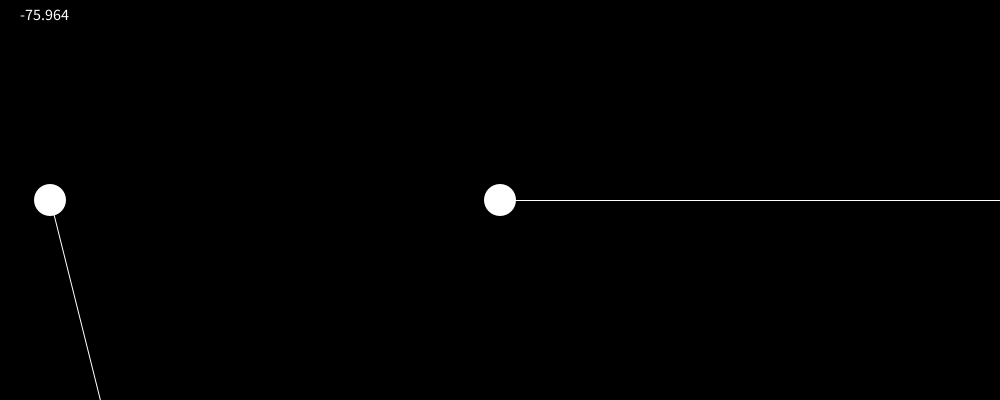
Frame 1 (no input)
Frame 60 (the mouse pressed at the canvas centre just before this capture): identical to frame 1, image omitted
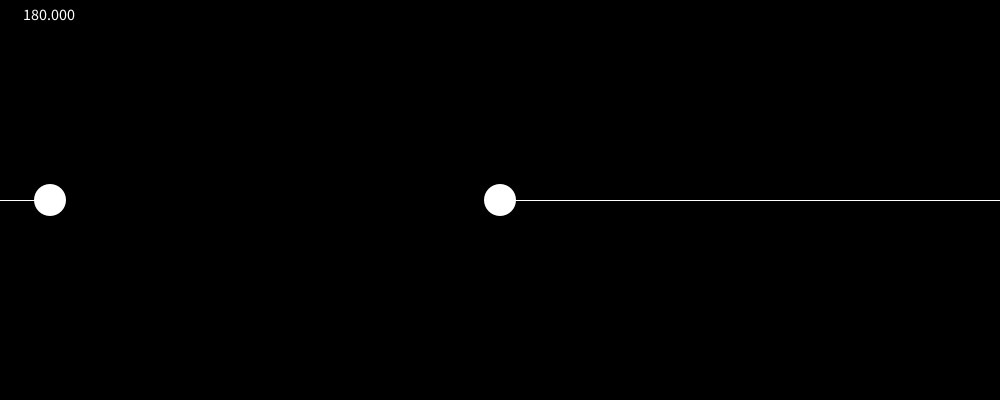
Frame 120 (the mouse held since frame 60 and released just before this capture)

The Processing sketch that drew these frames (run headless with seeded random() and noise(); from frame 60 on, the mouse is pressed at the canvas centre):

// Processing sketch: simple_billiard
// ── simple_billiard.pde
Ball target;
Ball player;
PVector mouseV;
PVector playerXline;
PVector opposite;
PVector jinhang;
float angle;

void setup()
{
	size(1000, 400);
	textSize(16);
	target = new Ball(width / 2, height / 2, 16);
	player = new Ball(50, height / 2, 16);
	noStroke();
}
void draw()
{
	background(0);
	stroke(255);
	fill(255);
	line(width / 2, height / 2, width, height / 2);
	mouseV = new PVector(mouseX, mouseY);
	playerXline = new PVector(width, player.pos.y).sub(player.pos);
	getOpposite();
	//line(mouseX, mouseY, player.pos.x, player.pos.y);
	if (!player.forceApplied)
	{
		line(opposite.x, opposite.y,
		     player.pos.x, player.pos.y);
		angle = atan2(player.pos.y - opposite.y, opposite.x - player.pos.x);
	}
	else
	{
		if (player.vel.mag() > 0)
		{
			jinhang = player.vel.copy();
			jinhang.setMag(10000);
			jinhang.add(player.pos);
			stroke(255, 255, 0);
			//point(player.pos.x + jinhang.x, player.pos.y + jinhang.y);
			line(player.pos.x, player.pos.y, jinhang.x, jinhang.y);
			angle = -atan2(player.pos.y - target.pos.y, player.pos.x - target.pos.x);
		}
	}
	text(degrees(angle), 20, 20);
	if (player.vel.mag() > 0)
	{
		println("player vel " + player.vel);
	}
	//line(0, player.pos.y, width, player.pos.y);
	player.collide(target);
	//target.collide(player);
	target.update();
	player.update();
	target.show();
	player.show();
}

void getOpposite()
{
	opposite = PVector.sub(player.pos, mouseV);
	opposite.setMag(10000);
	opposite.add(player.pos);
}

void mouseClicked()
{
	if (mouseButton == LEFT)
	{
		PVector force = PVector.sub(player.pos, mouseV);
		//force.normalize();
		force.mult(300);
		println("click");
		println(force);
		player.applyForce(force);
	}
	if (mouseButton == RIGHT)
	{
    loop();
		target.vel.mult(0);
		player.vel.mult(0);
		target.pos.set(new PVector(width / 2, height / 2));
		player.pos.set(new PVector(50, height / 2));
		player.forceApplied = false;
	}
}

// ── Ball.pde
class Ball
{
	PVector pos;
	PVector vel;
	PVector acc;
	Boolean forceApplied, stopped;
	float size;
	float mass;

	Ball(float x, float y, float r)
	{
		pos = new PVector(x, y);
		vel = new PVector(0, 0);
		acc = new PVector();
		size = r * 2;
		mass = sq(size) / QUARTER_PI;
		forceApplied = false;
		stopped = false;
	}

	void update()
	{
		vel.add(acc);
		pos.add(vel);
		acc.mult(0);

		float r = size / 2;

		if (pos.x - r < 0 || pos.x + r > width)
		{
			vel.x *= -1;
		}
		if (pos.y - r < 0 || pos.y + r > height)
		{
			vel.y *= -1;
		}
	}

	void applyForce(PVector force)
	{
		force.div(mass);
		acc.add(force);
		forceApplied = true;
	}
	void collide(Ball otherBall)
	{
		float d = PVector.dist(pos, otherBall.pos);
		if (d <= (size + otherBall.size) / 2)
		{
			//println("collide!");
			float theta = -atan2(otherBall.pos.y - pos.y, otherBall.pos.x - pos.x);
			println(degrees(theta));
			PVector v1 = vel.copy();
			v1.rotate(theta);
			println("v1.x " + v1.x + " v1.y " + v1.y);
			PVector v2 = otherBall.vel.copy();
			println("v2.x " + v2.x + " v2.y " + v2.y);
			v2.rotate(theta);
			PVector u1, u2;
			u1 = new PVector((v1.x * (mass - otherBall.mass) + (2 * otherBall.mass * v2.x))
			                 / (mass + otherBall.mass), v1.y);
			u2 = new PVector((v2.x * (otherBall.mass - mass) + (2 * mass * v1.x))
			                 / (mass + otherBall.mass), v2.y);
			u1.rotate(-theta);
			u2.rotate(-theta);
			vel.set(u1);
			otherBall.vel.set(u2);
			println("player vel " + vel + " @ mag " + vel.mag());
			println("other vel " + otherBall.vel + " @ mag " + otherBall.vel.mag());
			noLoop();
			//vel.x = (vel.x * (mass - otherBall.mass) +
			//  (2 * otherBall.mass * otherBall.vel.x))
			//  / (mass + otherBall.mass);
			//vel.y = (vel.y * (mass - otherBall.mass) +
			//  (2 * otherBall.mass * otherBall.vel.y))
			//  / (mass + otherBall.mass);
			//otherBall.vel.x = (otherBall.vel.x * (otherBall.mass - mass) +
			//  (2 * mass * tempx))
			//  / (mass + otherBall.mass);
			//otherBall.vel.y = (otherBall.vel.y * (otherBall.mass - mass) +
			//  (2 * mass * tempy))
			//  / (mass + otherBall.mass);
			//vel.x = otherBall.vel.x;
			//vel.y = otherBall.vel.y;
			//otherBall.vel.x = tempx;
			//otherBall.vel.y = tempy;

			//pos.add(vel);
			//otherBall.pos.add(otherBall.vel);

			//HACK: seperate two balls by magic
			//int dirx, diry;
			//dirx = pos.x <= otherBall.pos.x ? 1 : -1;
			//diry = pos.y <= otherBall.pos.y ? 1 : -1;
			//otherBall.pos.x += sqrt(d) * dirx;
			//otherBall.pos.y += sqrt(d) * diry;
			//float dx = otherBall.pos.x - pos.x;
			//float dy = otherBall.pos.y - pos.y;
			//d = d > 0 ? d : 0.0000001;
			//float dsdd = (size + otherBall.size) / (2 * d);
			//otherBall.pos.x = pos.x + (dx * dsdd);
			//otherBall.pos.y = pos.y + (dy * dsdd);
			// PVector pushBall = PVector.sub(otherBall.pos, pos).normalize();
			// //float dVec = map(d, 0, (size+otherBall.size)/2, 1, 0);
			// //float dVec = 1 - (d/((size+otherBall.size)/2));
			// //pushBall.mult(dVec);
			// pushBall.mult((size+otherBall.size)/(2*d));
			// otherBall.pos.add(pushBall);
		}
	}
	void show()
	{
		pushMatrix();
		translate(pos.x, pos.y);
		noStroke();
		fill(255);
		ellipse(0, 0, size, size);
		popMatrix();
	}
}
